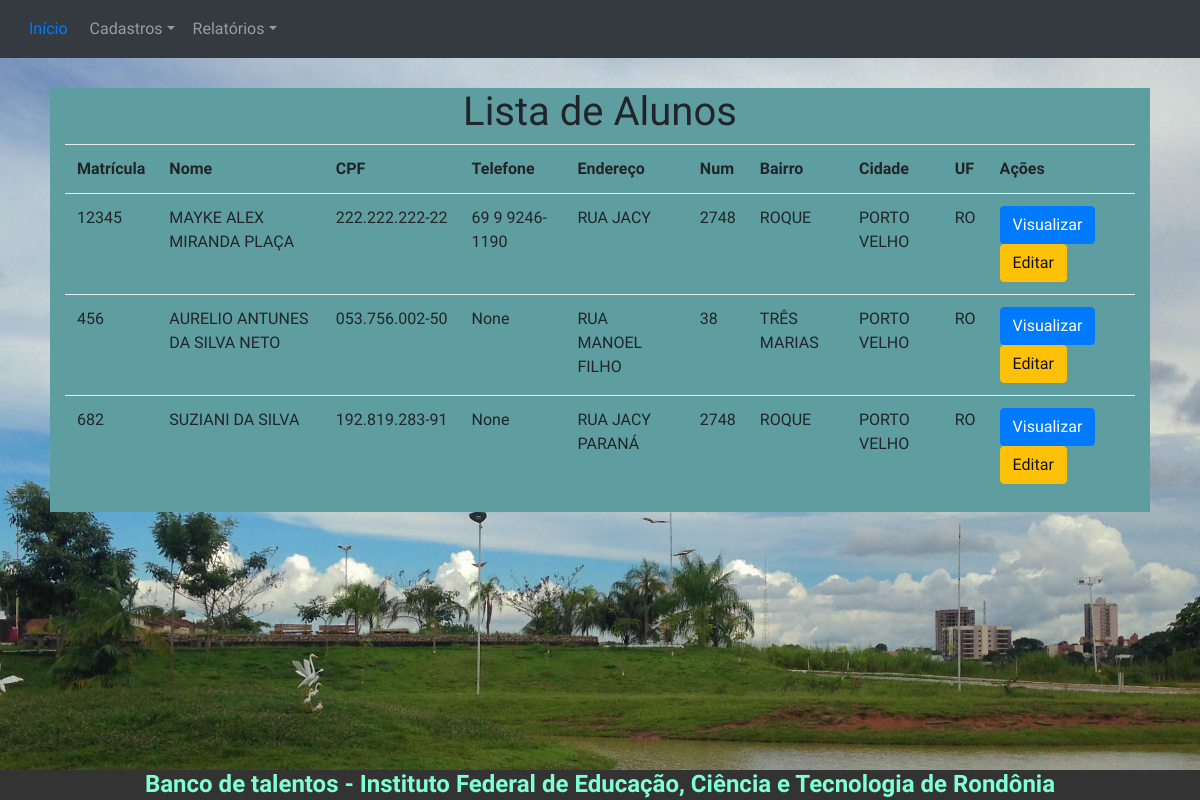
The page /listarAlunos on the database as committed earlier.
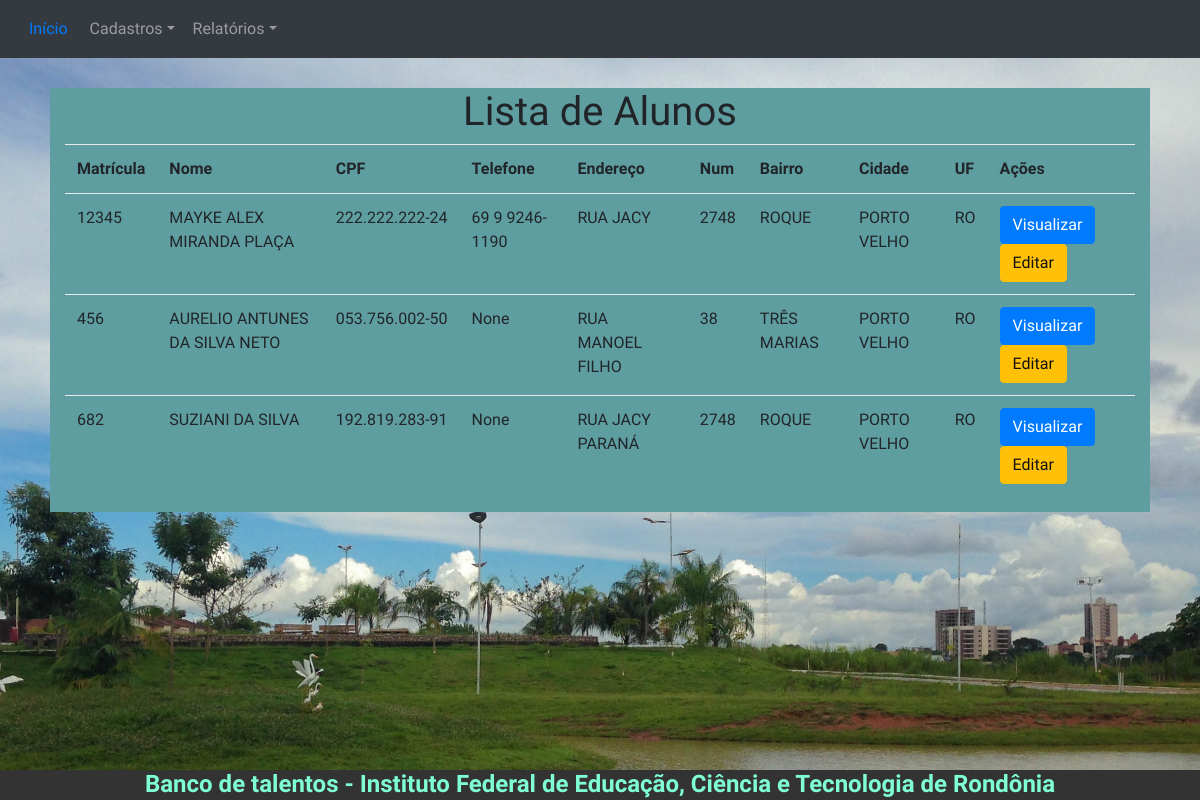
The same page on the database as committed later.
### models.py (models this page shows, shortened)
class Pessoa(db.Model):
    __tablename__ = "pessoas"
    __table_args__ = {'extend_existing': True}
    __mapper_args__ = {'polymorphic_identity': 'pessoa'}
    id = db.Column(db.Integer, autoincrement=True, primary_key=True)
    nome        = db.Column(db.String(100))
    endereco    = db.Column(db.String(50))
    num         = db.Column(db.String(10))
    complemento = db.Column(db.String(40))
    bairro      = db.Column(db.String(50))
    cidade      = db.Column(db.String(50))
    uf          = db.Column(db.String(50))
    imagem      = db.Column(db.String(80))
    data_cadastro = db.Column(db.String(12))
    telefone    = db.Column(db.String(15))
    email    = db.Column(db.String(15), unique= True)
    password = db.Column(db.String(10))
    tipo     = db.Column(db.Integer)  # 1 para IFRO - 2 para VISITANTE

class Aluno(Pessoa):
    __tablename__ = "alunos"
    __table_args__ = {'extend_existing': True}
    __mapper_args__ = {'polymorphic_identity': 'aluno'}
    id = db.Column(db.Integer, db.ForeignKey('pessoas.id'), primary_key=True)
    cpf = db.Column(db.String(11))
    matricula = db.Column(db.Integer)

class Pessoa(db.Model):
    __tablename__ = "pessoas"
    __table_args__ = {'extend_existing': True}
    __mapper_args__ = {'polymorphic_identity': 'pessoa'}
    id = db.Column(db.Integer, autoincrement=True, primary_key=True)
    nome        = db.Column(db.String(100))
    endereco    = db.Column(db.String(50))
    num         = db.Column(db.String(10))
    complemento = db.Column(db.String(40))
    bairro      = db.Column(db.String(50))
    cidade      = db.Column(db.String(50))
    uf          = db.Column(db.String(50))
    imagem      = db.Column(db.String(80))
    data_cadastro = db.Column(db.String(12))
    telefone    = db.Column(db.String(15))
    email    = db.Column(db.String(15), unique= True)
    password = db.Column(db.String(10))
    tipo     = db.Column(db.Integer)  # 1 para IFRO - 2 para VISITANTE

### app.py (the view)
@app.route('/listarAlunos')
def listarAlunos():
    alunos = models.Aluno.query.all()
    return render_template('listarAlunos.html', alunos=alunos)

### app.py (called while the page is built)
@login_manager.request_loader
def request_loader(request):
    email = request.form.get('email')
    if email not in users:
        return #'Não existe o e-mail {} cadastrado no banco'.format(email)
    user = User()
    user.id = email
    return user

### templates/listarAlunos.html (shortened to what this page needs)
{% extends 'base_ifro.html' %}
{% block conteudo %}
<br>
<br>
<div class="container col-md-11" >
    <div class="row">
        <div class="col-md-12" style="background: cadetblue">
            <h1 class="text-center">Lista de Alunos</h1>
            <table class="table table-hover">
                <tr>
                    <th>Matrícula</th>
                    <th>Nome</th>
                    <th>CPF</th>
                    <th>Telefone</th>
                    <th>Endereço</th>
                    <th>Num</th>
                    <th>Bairro</th>
                    <th>Cidade</th>
                    <th>UF</th>
                    <th>Ações</th>
                </tr>
                {% for aluno in alunos: %}
                <tr>
                    <td>{{ aluno.matricula }}</td>
                    <td>{{ aluno.nome.upper() }}</td>
                    <td>{{ aluno.cpf[0:3]}}.{{aluno.cpf[3:6]}}.{{aluno.cpf[6:9]}}-{{aluno.cpf[9:11]}}</td>
                    <td>{{ aluno.telefone }}</td>
                    <td>{{ aluno.endereco.upper() }}</td>
                    <td>{{ aluno.num.upper() }}</td>
                    <td>{{ aluno.bairro.upper() }}</td>
                    <td>{{ aluno.cidade.upper() }}</td>
                    <td>{{ aluno.uf.upper() }}</td>
                    <td>
                        <a href="/viewAluno/{{aluno.id}}" class="btn btn-primary">
                            Visualizar
                        </a>
                        <a href="" class="btn btn-warning">
                            Editar
                        </a>
                    </td>
                </tr>
                {% endfor %}
            </table>
        </div>
    </div>
</div>
{% endblock %}

Rows that differ between the two databases and show on the page:
changed Aluno "MAYKE ALEX MIRANDA PLAÇA": cpf "22" → "24"
